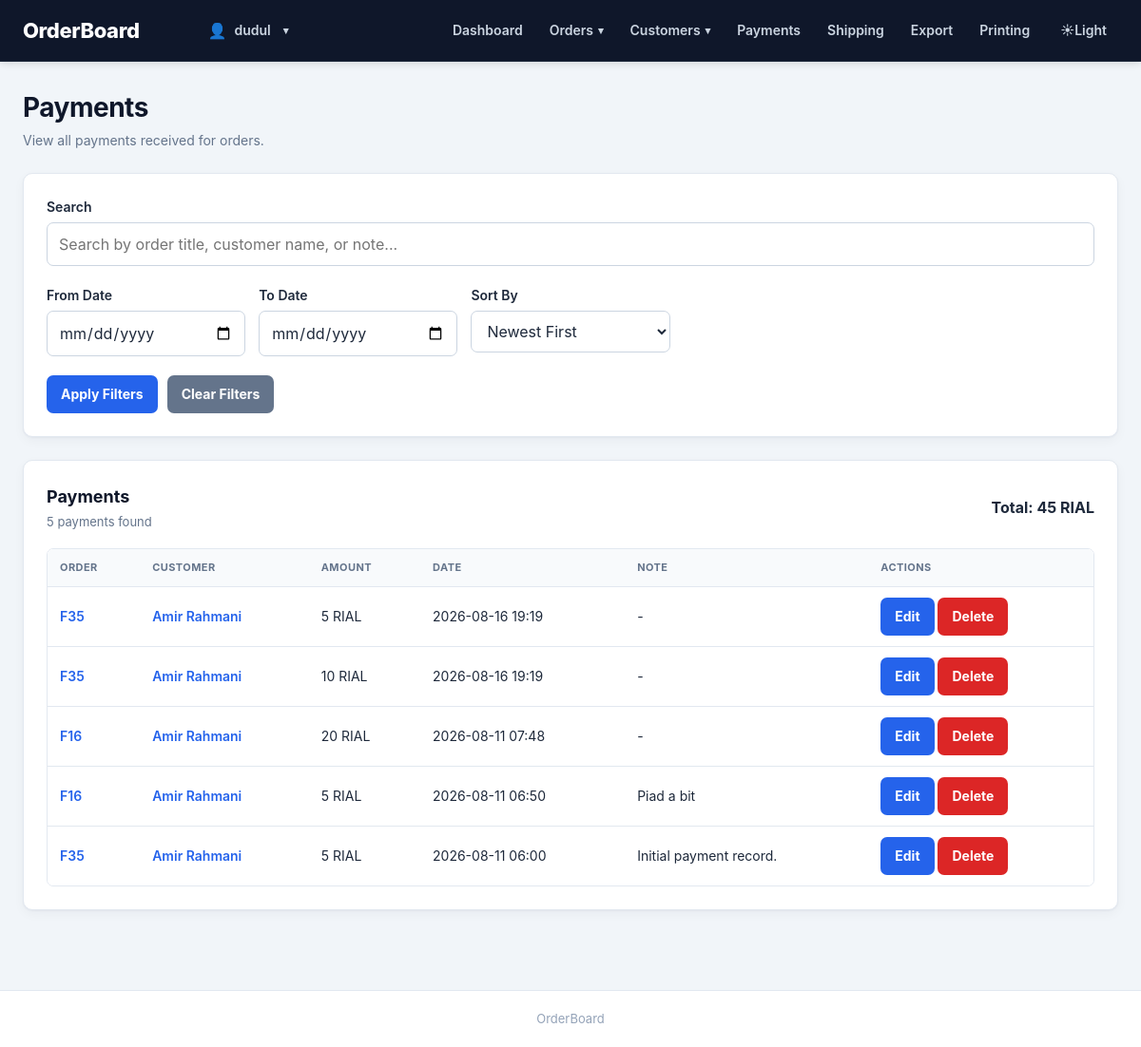
/payments/ (signed in), run on the app's committed database.
### orderboard/models.py (models this page shows, shortened)
class Payment(models.Model):
    order = models.ForeignKey(Order, on_delete=models.CASCADE, related_name="payments")
    paid_amount = models.DecimalField(max_digits=20, decimal_places=2)
    note = models.TextField(max_length=500, blank=True)
    paid_at = models.DateTimeField(auto_now_add=True)

class Order(models.Model):
    class Status(models.TextChoices):
        MODELING = "modeling", "Modeling Queue"
        PRINT = "print", "Print Queue"
        PAINT = "paint", "Paint Queue"
        DONE = "done", "Done"
    customer = models.ForeignKey(Customer, on_delete=models.PROTECT, related_name="orders")
    title = models.CharField(max_length=300)
    description = models.TextField(blank=True)
    source = models.CharField(max_length=50)
    status = models.CharField(max_length=20, choices=Status.choices, default=Status.MODELING)
    order_received_at = models.DateTimeField(blank=True, null=True)
    deadline = models.DateTimeField(blank=True, null=True)
    total_price = models.DecimalField(max_digits=20, decimal_places=2)
    project_cost = models.DecimalField(max_digits=20, decimal_places=2, blank=True, null=True)
    cost_details = models.TextField(blank=True)
    notes = models.TextField(blank=True)
    created_at = models.DateTimeField(auto_now_add=True)
    updated_at = models.DateTimeField(auto_now=True)

class Customer(models.Model):
    name = models.CharField(max_length=100)
    phone = models.CharField(max_length=30, blank=True)
    address = models.TextField(blank=True)
    postal_code = models.CharField(max_length=50, blank=True)
    created_at = models.DateTimeField(auto_now_add=True)
    updated_at = models.DateTimeField(auto_now=True)

### orderboard/views.py (the view)
@login_required
def payment_list(request):
    payments = (
        Payment.objects
        .select_related(
            "order",
            "order__customer",
        )
    )
    search = request.GET.get("search", "").strip()
    if search:
        payments = payments.filter(
            Q(order__title__icontains=search)
            | Q(order__customer__name__icontains=search)
            | Q(note__icontains=search)
        )
    date_from = request.GET.get("date_from", "").strip()
    date_to = request.GET.get("date_to", "").strip()
    if date_from:
        payments = payments.filter(
            paid_at__date__gte=date_from
        )
    if date_to:
        payments = payments.filter(
            paid_at__date__lte=date_to
        )
    sort = request.GET.get("sort", "newest").strip()
    sort_options = {
        "newest": "-paid_at",
        "oldest": "paid_at",
        "amount_high": "-paid_amount",
        "amount_low": "paid_amount",
    }
    payments = payments.order_by(
        sort_options.get(sort, "-paid_at")
    )
    total_payments = payments.aggregate(
        total=Sum("paid_amount")
    )["total"] or 0
    context = {
        "payments": payments,
        "search": search,
        "date_from": date_from,
        "date_to": date_to,
        "sort": sort,
        "total_payments": total_payments,
    }
    return render(
        request,
        "orderboard/payments/list.html",
        context,
    )

### orderboard/templates/orderboard/payments/list.html (shortened to what this page needs)
{% extends "orderboard/base.html" %}
{% load humanize %}
{% block content %}
<div class="page-header">
    <div>
        <h2>Payments</h2>
        <p class="page-description">View all payments received for orders.</p>
    </div>
</div>
<section class="order-filters content-section">
    <form method="get" class="filters-form">
        <div class="filter-search">
            <label for="search">Search</label>
            <input
                type="text"
                id="search"
                name="search"
                value="{{ search }}"
                placeholder="Search by order title, customer name, or note..."
            >
        </div>
        <div class="filter-grid">
            <div>
                <label for="date_from">From Date</label>
                <input
                    type="date"
                    id="date_from"
                    name="date_from"
                    value="{{ date_from }}"
                >
            </div>
            <div>
                <label for="date_to">To Date</label>
                <input
                    type="date"
                    id="date_to"
                    name="date_to"
                    value="{{ date_to }}"
                >
            </div>
            <div>
                <label for="sort">Sort By</label>
                <select id="sort" name="sort">
                    <option value="newest" {% if sort == "newest" %}selected{% endif %}>Newest First</option>
                </select>
            </div>
        </div>
        <div class="filter-actions">
            <button type="submit" class="button">Apply Filters</button>
            <a href="{% url 'payment_list' %}" class="button secondary">Clear Filters</a>
        </div>
    </form>
</section>
<section class="content-section">
    <div class="section-header">
        <div>
            <h3>Payments</h3>
            <p class="section-description">
                {{ payments|length }} payment{{ payments|length|pluralize }} found
            </p>
        </div>
        <div>
            <strong>Total: {{ total_payments|floatformat:0|intcomma }} RIAL</strong>
        </div>
    </div>
    <div class="responsive-table">
        <table>
            <thead>
                <tr>
                    <th>Order</th>
                    <th>Customer</th>
                    <th>Amount</th>
                    <th>Date</th>
                    <th>Note</th>
                    <th>Actions</th>
                </tr>
            </thead>
            <tbody>
                {% for payment in payments %}
                    <tr>
                        <td data-label="Order">
                            <a href="{% url 'order_detail' payment.order.id %}">{{ payment.order.title }}</a>
                        </td>
                        <td data-label="Customer">
                            <a href="{% url 'customer_detail' payment.order.customer.id %}">{{ payment.order.customer.name }}</a>
                        </td>
                        <td data-label="Amount">{{ payment.paid_amount|floatformat:0|intcomma }} RIAL</td>
                        <td data-label="Date">{{ payment.paid_at|date:"Y-m-d H:i" }}</td>
                        <td data-label="Note">{{ payment.note|default:"-" }}</td>
                        <td data-label="Actions">
                            <a class="button" href="{% url 'payment_edit' payment.id %}">Edit</a>
                            <form method="post" action="{% url 'payment_delete' payment.id %}" style="display: inline;" onsubmit="return confirm('Are you sure you want to delete this payment?');">
                                <button type="submit" class="danger-button">Delete</button>
                            </form>
                        </td>
                    </tr>
                {% empty %}
                    <tr>
                        <td colspan="6" class="empty-state">No payments found matching your criteria.</td>
                    </tr>
                {% endfor %}
            </tbody>
        </table>
    </div>
</section>
{% endblock %}

### orderboard/templates/orderboard/base.html (shortened to what this page needs)
{% load static %}
<!DOCTYPE html>
<html lang="en">
<head>
    <link rel="stylesheet" href="{% static 'orderboard/css/style.css' %}?v=5">
</head>
<body>
    <header class="site-header">
        <div class="header-inner">
            <h1 class="site-title">
                <a href="{% url 'dashboard' %}">
                    OrderBoard
                </a>
            </h1>
            {% if user.is_authenticated %}
            <div class="header-account">
                <div class="account-dropdown">
                    <button type="button" class="account-button" id="account-button" aria-expanded="false">
                        <span class="account-icon">
                            👤
                        </span>
                        <span class="account-name">
                            {{ user.username }}
                        </span>
                        <span class="dropdown-arrow">
                            ▾
                        </span>
                    </button>
                </div>
            </div>
            <nav class="main-nav">
                <a href="{% url 'dashboard' %}">
                    Dashboard
                </a>
                <div class="nav-dropdown">
                    <button type="button" class="nav-dropdown-btn" aria-expanded="false">
                        Orders
                        <span class="dropdown-arrow">
                            ▾
                        </span>
                    </button>
                </div>
                <div class="nav-dropdown">
                    <button type="button" class="nav-dropdown-btn" aria-expanded="false">
                        Customers
                        <span class="dropdown-arrow">
                            ▾
                        </span>
                    </button>
                </div>
                <a href="{% url 'payment_list' %}">
                    Payments
                </a>
                <a href="{% url 'shipping_list' %}">
                    Shipping
                </a>
                <a href="{% url 'export_center' %}">
                    Export
                </a>
                <a href="{% url 'printing_list' %}">
                    Printing
                </a>
                <button type="button" id="theme-toggle" class="theme-toggle" aria-label="Toggle theme">
                    <span id="theme-icon">
                    </span>
                    <span id="theme-text">
                    </span>
                </button>
            </nav>
            {% endif %}
        </div>
    </header>
    <main class="main-content">
        {% block content %}{% endblock %}
    </main>
    <footer class="site-footer">
        <div class="footer-inner">
            <p>
                OrderBoard
            </p>
        </div>
    </footer>
</body>
</html>

### data on the page
Payment: order "F35", order.customer.name "Amir Rahmani", paid_amount "5", paid_at "2026-08-16 19:19", note "-"
Payment: order "F35", order.customer.name "Amir Rahmani", paid_amount "10", paid_at "2026-08-16 19:19", note "-"
Payment: order "F16", order.customer.name "Amir Rahmani", paid_amount "20", paid_at "2026-08-11 07:48", note "-"
Payment: order "F16", order.customer.name "Amir Rahmani", paid_amount "5", paid_at "2026-08-11 06:50", note "Piad a bit"
Payment: order "F35", order.customer.name "Amir Rahmani", paid_amount "5", paid_at "2026-08-11 06:00", note "Initial payment record."

### other printed values
{{ user.username }} "dudul"
{{ payments|length }} "5"
{{ total_payments|floatformat:0|intcomma }} "45"
